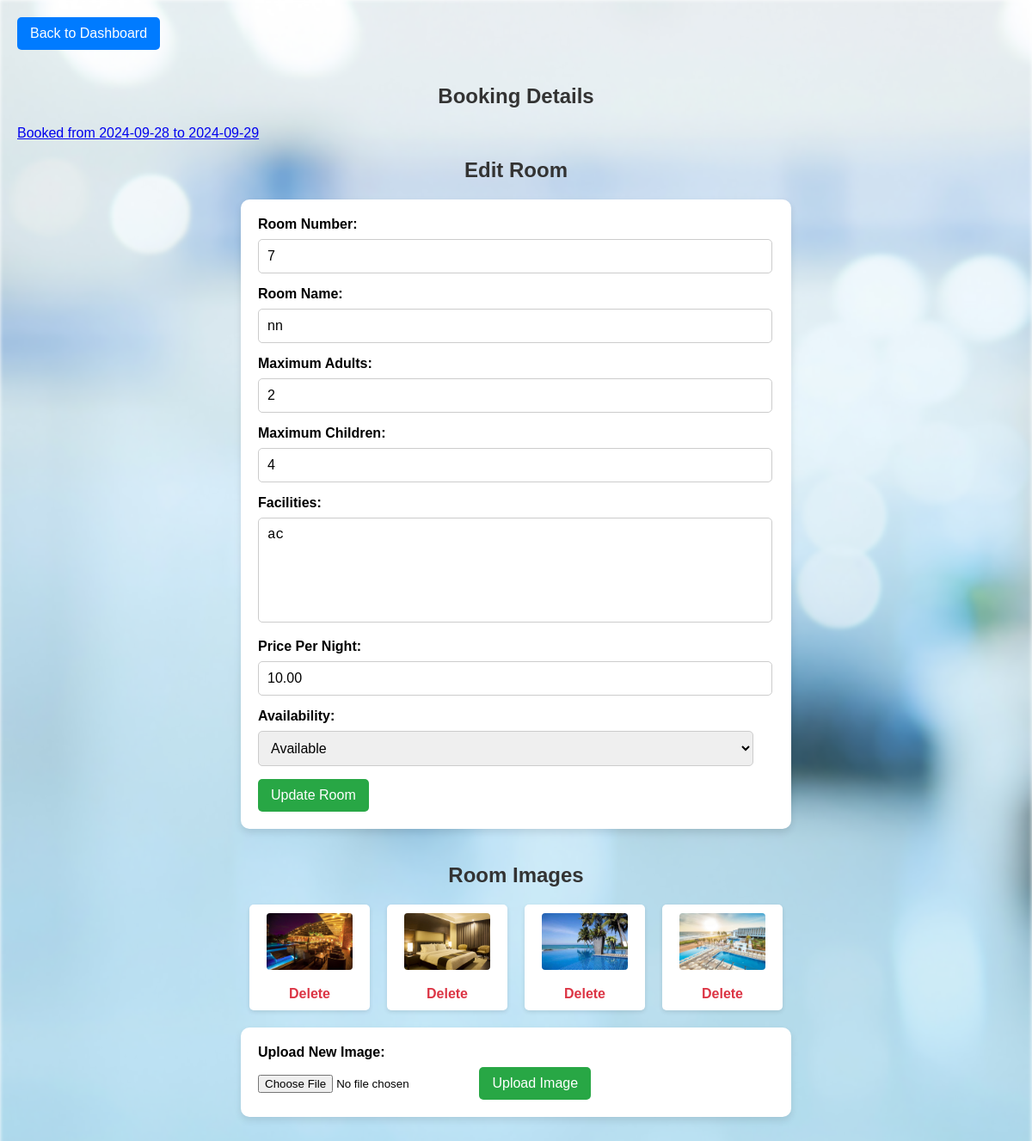
/edit_room.php?room_id=14 (signed in), run on an earlier commit of the app's database.
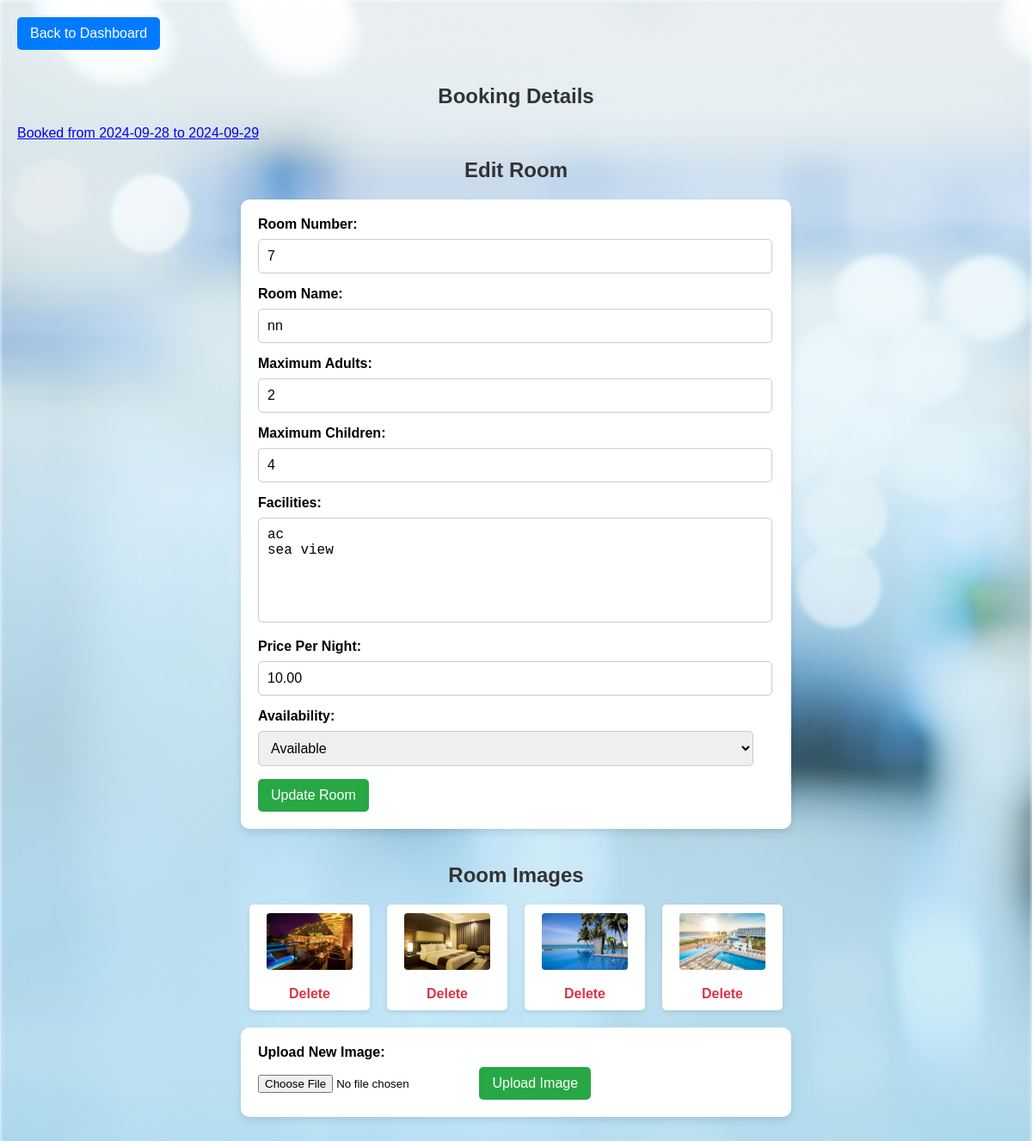
And on a later commit of the database.
### tables this page shows
CREATE TABLE `rooms` (
  `room_id` int(11) NOT NULL,
  `hotel_id` int(11) DEFAULT NULL,
  `room_name` varchar(255) NOT NULL,
  `room_number` int(255) NOT NULL,
  `price_per_night` decimal(10,2) NOT NULL,
  `max_adults` int(11) NOT NULL,
  `max_children` int(11) NOT NULL,
  `availability` varchar(255) NOT NULL,
  `hotel_name` varchar(255) DEFAULT NULL,
  `facilities` varchar(255) NOT NULL
);

### edit_room.php (the view, shortened to what this page needs)
<?php
include('config.php');
$room_id = isset($_GET['room_id']) ? $_GET['room_id'] : 0;
$stmt = $conn->prepare("SELECT * FROM rooms WHERE room_id = ?");
$stmt->bind_param("i", $room_id);
$stmt->execute();
$room = $stmt->get_result()->fetch_assoc();
$imageStmt = $conn->prepare("SELECT * FROM room_images WHERE room_id = ?");
$imageStmt->bind_param("i", $room_id);
$imageStmt->execute();
$images = $imageStmt->get_result();
?>
<!DOCTYPE html>
<html lang="en">
<head>
    <link rel="stylesheet" href="edit_room.css">
</head>
<body>
    <div class="div1">
        <button onclick="location.href='hotel_dashboard.php'">Back to Dashboard</button>
        <h2>Booking Details</h2>
        <p><?php
            $stmt = $conn->prepare("SELECT booking_id, start_date, end_date FROM bookings WHERE room_id = ?");
            $stmt->bind_param("i", $room['room_id']);
            $stmt->execute();
            $booking_result = $stmt->get_result();
            if ($booking_result->num_rows > 0) {
                while ($booking = $booking_result->fetch_assoc()) {
                    echo "<a href='booking_details.php?booking_id=" . htmlspecialchars($booking['booking_id']) . "'>";
                    echo "Booked from " . htmlspecialchars($booking['start_date']) . " to " . htmlspecialchars($booking['end_date']) . "</a><br>";
                }
            } else {
                echo "No bookings";
            }
        ?></p>
        <h2>Edit Room</h2>
        <form method="POST" action="edit_room.php">
            <label for="room_number">Room Number:</label>
            <input type="text" name="room_number" value="<?php echo htmlspecialchars($room['room_number'] ?? ''); ?>">
            <label for="room_name">Room Name:</label>
            <input type="text" name="room_name" value="<?php echo htmlspecialchars($room['room_name'] ?? ''); ?>">
            <label for="max_adults">Maximum Adults:</label>
            <input type="number" name="max_adults" value="<?php echo htmlspecialchars($room['max_adults'] ?? ''); ?>">
            <label for="max_children">Maximum Children:</label>
            <input type="number" name="max_children" value="<?php echo htmlspecialchars($room['max_children'] ?? ''); ?>">
            <label for="facilities">Facilities:</label>
            <textarea name="facilities"><?php echo htmlspecialchars($room['facilities'] ?? ''); ?></textarea>
            <label for="price_per_night">Price Per Night:</label>
            <input type="text" name="price_per_night" value="<?php echo htmlspecialchars($room['price_per_night'] ?? ''); ?>">
            <label for="availability">Availability:</label>
            <select name="availability">
                <option value="available" <?php if (($room['availability'] ?? '') == 'available') echo 'selected'; ?>>Available</option>
            </select>
            <button type="submit" name="update_room">Update Room</button>
        </form>
    </div>
    <h2>Room Images</h2>
    <div class="image-gallery">
        <?php if ($images && $images->num_rows > 0) {
            while ($image = $images->fetch_assoc()) { ?>
                <div class="image-item">
                    <img src="<?php echo htmlspecialchars($image['image_path']); ?>" alt="Room Image" style="width: 100px; height: auto;">
                    <a href="edit_room.php?room_id=<?php echo htmlspecialchars($room['room_id']); ?>&delete_image_id=<?php echo htmlspecialchars($image['image_id']); ?>" onclick="return confirm('Are you sure you want to delete this image?');">Delete</a>
                </div>
            <?php }
        } else {
            echo "No images found for this room.";
        } ?>
    </div>
    <form method="POST" action="edit_room.php" enctype="multipart/form-data">
        <label for="image">Upload New Image:</label>
        <input type="file" name="image" id="image" accept="image/*">
        <button type="submit" name="upload_image">Upload Image</button>
    </form>
</body>
</html>

What changed in the data, as far as the page shows it:
changed rooms "nn": facilities "ac" → "ac sea view"
